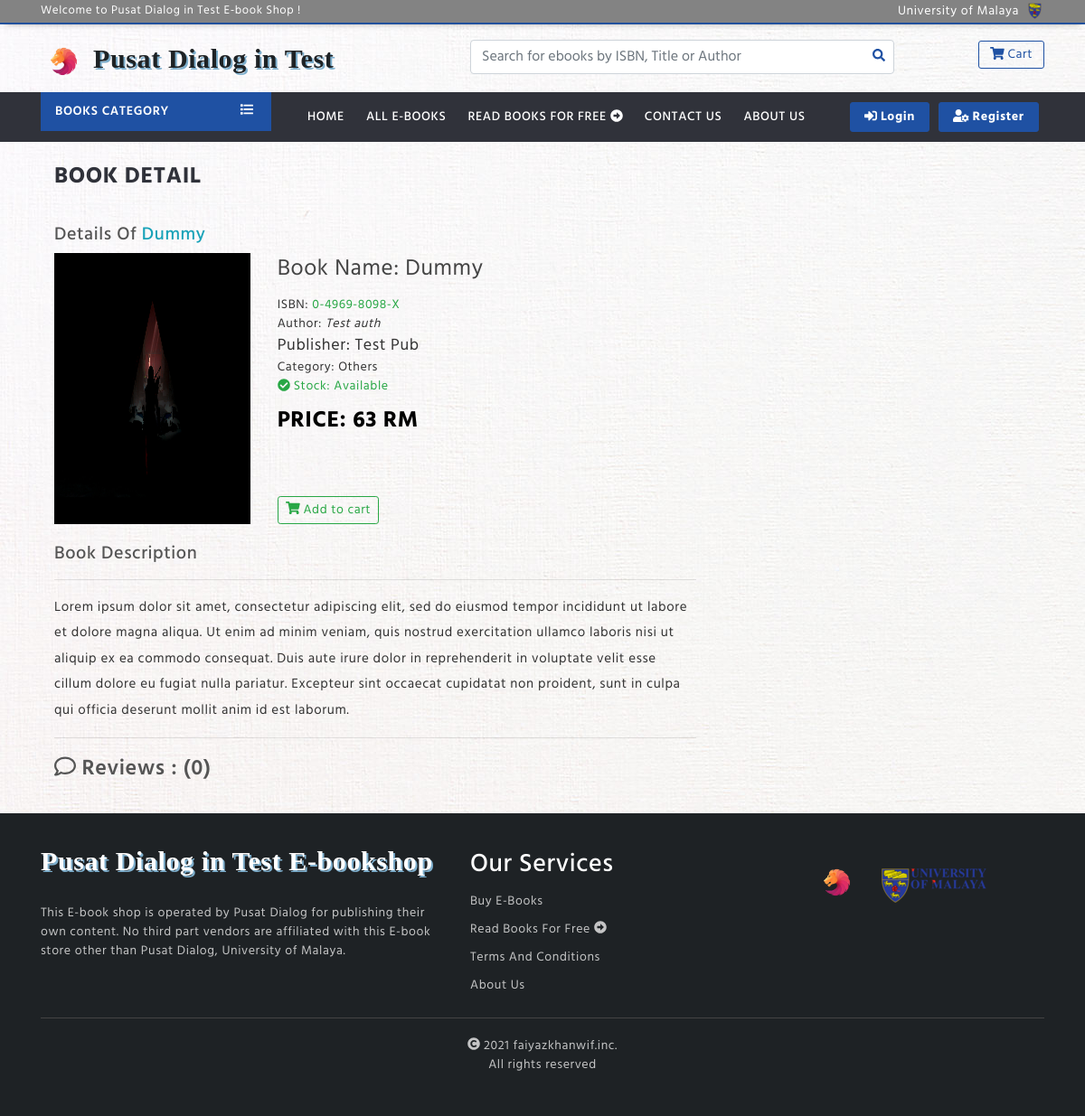
Screenshot of /users/book-view/74 with the database file from the repository.
### tables this page shows
CREATE TABLE `orgnamedb` (
  `orgname` varchar(200) NOT NULL
);

CREATE TABLE `logo` (
  `logoimg` varchar(200) NOT NULL
);

CREATE TABLE `books` (
  `id` int(11) NOT NULL,
  `book_name` varchar(200) NOT NULL,
  `book_isbn` varchar(200) NOT NULL,
  `description` text NOT NULL,
  `author` varchar(200) NOT NULL,
  `publisher` varchar(200) NOT NULL,
  `price` varchar(200) NOT NULL,
  `categoryId` int(11) NOT NULL,
  `book_image` varchar(200) NOT NULL,
  `book_file` varchar(200) NOT NULL,
  `create_date` timestamp NOT NULL DEFAULT current_timestamp()
);

CREATE TABLE `category` (
  `id` int(11) NOT NULL,
  `category` varchar(100) NOT NULL,
  `description` text NOT NULL,
  `tag` varchar(100) NOT NULL
);

CREATE TABLE `footerdb` (
  `footerdsc` text NOT NULL
);

### application/controllers/users.php (called while the page is built, shortened)
<?php
class Users extends CI_Controller {
	public function __construct()
	{
		$this->load->library('cart');
	}
	public function book_view($id)
	{
		$this->load->model('admin_model');
		$view['category'] = $this->admin_model->get_category();
		$this->form_validation->set_rules('review', 'Review', 'trim|required|min_length[1]|strip_tags[review]');
		if($this->form_validation->run() == FALSE)
		{
			$this->load->model('admin_model');
			$view['book_detail'] = $this->admin_model->get_book_detail($id);
			$this->load->model('user_model');
			$view['reviews'] = $this->user_model->get_reviews();
			$view['user_details'] = $this->user_model->get_user_details($this->session->userdata('id'));
			if($this->admin_model->get_book_detail($id))
			{
				$this->load->model('user_model');
				$view['logos'] = $this->user_model->logo_generate();
				$this->load->model('user_model');
				$view['dscs'] = $this->user_model->ft_generate();
				$this->load->model('user_model');
				$view['names'] = $this->user_model->name_generate();
				$view['user_view'] = "users/book_detail";
				$this->load->view('layouts/user_layout', $view);
			}
		}
	}
}

### index.php (called while the page is built, shortened)
<?php
require_once BASEPATH.'core/CodeIgniter.php';

### application/models/user_model.php (called while the page is built, shortened)
<?php
class user_model extends CI_Model
{
public function get_reviews()
{
	$this->db->select('*');
	$this->db->from('users');
	$this->db->join('reviews', 'reviews.userId = users.id');
	$this->db->where('reviews.bookId', $this->uri->segment(3));
	$this->db->order_by('reviews.id', 'DESC');
	$query = $this->db->get();
	return $query->result();
}
public function get_user_details($id)
{
	$this->db->where('id', $id);
	$query = $this->db->get('users');
	return $query->row();
}
public function logo_generate()
{
	$query = $this->db->get('logo');
	return $query->result();
}
public function name_generate()
{
	$query = $this->db->get('orgnamedb');
	return $query->result();
}
public function ft_generate()
{
	$query = $this->db->get('footerdb');
	return $query->result();
}
}
?>

### application/models/admin_model.php (called while the page is built, shortened)
<?php
class admin_model extends CI_Model
{
	public function get_book_detail($id)
	{
		$this->db->select('books.*, category.category');
		$this->db->from('books');
		$this->db->join('category', 'books.categoryId = category.id');
		$this->db->where('books.id', $id);
		$query = $this->db->get();
		return $query->row();
	}
}

### application/views/temp/menu.php (the view, shortened to what this page needs)
<div class="menu-area">
    <div class="container">
        <div class="main-menu">
            <div class="row">
                <div class="col-lg-3 col-md-4">
                    <div class="dropdown show onclick-ctg">
                      <a class="ctg-btn" href="#" role="button" data-toggle="dropdown" aria-haspopup="true">
                        Books Category <span id="m-list"><i class="fas fa-list"></i></span>
                    </a>
                </div>
            </div>
            <div class="col-lg-9 col-md-8">
                <div class="menu">
                    <ul id="nav">
                        <li><a href="<?= base_url()?>home">Home</a></li>
                        <li><a href="<?= base_url()?>users/all-books">All E-Books</a></li>
                        <li><a href="<?= base_url()?>users/showpromempromo">Read Books for Free <i class="fas fa-arrow-alt-circle-right"></i></a></li>
                        <li><a href = "#" data-toggle="modal" data-target="#exampleModal">Contact Us</a></li>
                        <li><a href = "#" data-toggle="modal" data-target="#aboutModal">About Us</a></li>
                        <?php if($this->session->userdata('logged_in') == FALSE):
                            ?>
                            <a href="<?= base_url()?>users/login" class="btn-primary btn-log"><i class="fas fa-sign-in-alt"></i> Login</a>
                            <a href="<?= base_url()?>users/registration" class="btn-primary btn-log"><i class="fas fa-user-cog"></i> Register</a>
                    <?php endif; ?>
                </ul>
            </div>
        </div>
    </div>
</div>
</div>
</div>

### application/views/layouts/user_layout.php (shortened to what this page needs)
<!DOCTYPE html>
<html lang="en">
<head>
    <link rel="stylesheet" type="text/css" href="<?= base_url('tool/css/bootstrap.min.css'); ?>">
    <link rel="stylesheet" type="text/css" href="<?= base_url('tool/css/all.css'); ?>">
    <link rel="stylesheet" href="https://cdnjs.cloudflare.com/ajax/libs/animate.css/4.0.0/animate.min.css">
    <link rel="stylesheet" type="text/css" href="<?= base_url('tool/css/style.css'); ?>">
</head>
<body>
    <div class="header-area">
        <div class="header-top">
            <div class="container">
                <div class="row">
                    <div class="col-md-6">
                        <div class="welcome-tx">Welcome to
                            <?php foreach($names as $name): ?>
                                <?php print $name->orgname;?>
                                <?php endforeach; ?> E-book Shop !</div>
                            </div>
                            <div class="col-md-6">
                                <div class="social-icon">
                                    <a style="color: white;" href="https://um.edu.my" title="Universiti Malaya">University of Malaya</i></a>
                                    <a class="umlogo" href="https://um.edu.my/" title="Universiti Malaya"><img src="<?= base_url('tool/img/umsmall.png'); ?>"></i></a>
                                </div>
                            </div>
                        </div>
                    </div>
                </div>
                <div class="header-mid">
                    <div class="container">
                        <div class="row">
                            <div class="col-md-5">
                                <div class="logo">
                                    <?php foreach($logos as $logo):?>
                                        <div class="lname"><a href="<?= base_url() ?>home"><span><?php print '<img src = "'.strip_tags($logo->logoimg).'" alt = "">';?>
                                        <?php foreach($names as $name): ?>
                                            <?php print $name->orgname;?>
                                            <?php endforeach; ?></span> </a></div>
                                        <?php endforeach;?>
                                    </div>
                                </div>
                                <div class="col-md-7">
                                    <div class="row">
                                        <div class="col-md-9 text-center">
                                                  <div class="admin-search">
                                                    <?= form_open('users/search', ['id'=>'user-search'])?>
                                                    <input type="text" name="search_book" class="form-control" placeholder="Search for ebooks by ISBN, Title or Author">
                                                    <button type="submit"><i class="fas fa-search"></i></button>
                                                    <?= form_close()?>
                                                </div>
                                        </div>
                                        <div class="col-md-3">
                                            <div class="ic-cart"><a href="<?= base_url()?>cart"><i class="fas fa-shopping-cart"></i> Cart</a></div>
                                        </div>
                                    </div>
                                </div>
                            </div>
                        </div>
                    </div>
                    <div>
                        <?php $this->load->view('temp/menu'); ?>
                    </div>
                </div>
                <div class="container animate__animated animate__bounceInLeft">
                    <div class="row">
                        <div class="col-lg-12 col-md-12 col-sm-12" style="min-height: 500px">
                            <?php $this->load->view($user_view); ?>
                        </div>
                    </div>
                </div>
                <div>
                    <?php $this->load->view('temp/footer'); ?>

### application/views/users/book_detail.php (shortened to what this page needs)
<br>
<div class="container">
	<div class="row">
		<div class="col-lg-8 col-md-9 col-sm-12" id="book-detail">
			<div id="table-header">Book Detail</div><br>
			<div><h5>Details of <span class="text-info"><?= strip_tags($book_detail->book_name)?></span></h5></div>
			<div class="row">
				<div class="col-lg-4 col-md-5 col-sm-6" id="book-img"><?php print '<img src = "'.strip_tags($book_detail->book_image).'" alt = "">';?></div>
				<div class="col-lg-8 col-md-7 col-sm-6">
					<div class="book-info">
						<div>Book Name: <?= strip_tags($book_detail->book_name)?></div>
						<div>ISBN: <span class="text-success"><?= strip_tags($book_detail->book_isbn)?></span></div>
						<div>Author: <i><?= strip_tags($book_detail->author)?></i></div>
						<div>Publisher: <?= strip_tags($book_detail->publisher)?></div>
						<div>Category: <?= strip_tags($book_detail->category)?></div>
						<div class="text-success"><i class="fas fa-check-circle"></i> Stock: Available</div>
						<div>Price: <?= strip_tags($book_detail->price)?> RM</div>
					</div>
					<br>
					<br>
					<br>
					<div class="row">
						<div class="col">
							<?php print '<a href="'.base_url().'cart/add_to_cart/'.$book_detail->id.'" class="btn btn-outline-success btn-sm"><i class="fas fa-shopping-cart"></i> Add to cart</a>'; ?>
						</div>
						<div class="col">
						</div>
						<div class="col">
						</div>
						<div class="col">
						</div>
					</div>
				</div>
			</div>
			<br><div class="book-description"><h5>Book description</h5><hr><p><?= nl2br(htmlentities($book_detail->description)) ?></p></div>
			<hr>
		</div>
		<div class="col-lg-4 col-md-3">
		</div>
	</div>
	<div class="row">
		<div class="col-lg-12 col-md-12 col-sm-12">
		</div>
	</div>
</div>

### application/views/temp/footer.php (shortened to what this page needs)
<div class="footer-area-home">
    <div class="container">
        <div class="row">
            <div class="col-md-5">
                <div class="widget">
                    <div class="brand-name">
                        <div class="logo">
                                <div class="lname"><a href="<?= base_url() ?>home"><span>
                                <?php foreach($names as $name): ?>
                                    <?php print $name->orgname;?>
                                    <?php endforeach; ?> E-bookshop</span> </a></div>
                            </div>
                            <p><?php foreach($dscs as $dsc): ?>
                                    <?php print $dsc->footerdsc;?>
                                    <?php endforeach; ?></p>
                        </div>
                    </div>
                </div>
                <div class="col-md-4">
                    <div class="widget">
                        <h3>Our Services</h3>
                        <ul>
                            <li><a href="<?= base_url('users/all_books')?>">Buy E-Books</a></li>
                            <li><a href="<?= base_url()?>users/showpromempromo">Read Books for Free <i class="fas fa-arrow-alt-circle-right"></i></a></li>
                            <li><a href="<?= base_url('users/terms')?>">Terms and conditions</a></li>
                            <li><a href="#" data-toggle="modal" data-target="#aboutModal">About Us</a></li>
                        </ul>
                    </div>
                </div>
                <div class="col-md-3">
                    <div class="widget">
                        <div class="brand-name">
                            <div class="logo">
                                <?php foreach($logos as $logo):?>
                                <span class="lname">
                                    <span><a href="https://dialogue.um.edu.my"><?php print '<img src = "'.strip_tags($logo->logoimg).'" alt = "">';?> </a></span>
                                </span>
                                <?php endforeach;?>
                                <span><a href="https://um.edu.my"><img src="<?= base_url('tool/img/umbig.png'); ?>"></a></span>
                            </div>
                        </div>
                    </div>
                </div>
            </div>
            <div class="copy-right">
                <p><i class="fas fa-copyright"></i> 2021 faiyazkhanwif.inc. <br>All rights reserved</p>
            </div>
        </div>
    </div>
</body>
</html>

### rows the page displays
orgnamedb: orgname "Pusat Dialog in Test"
logo: logoimg (picture)
books: book_name "Dummy", book_image (picture), book_isbn "0-4969-8098-X", author "Test auth", publisher "Test Pub", categoryId.category "Others", price "63", description "Lorem ipsum dolor sit amet, consectetur adipiscing elit, sed do eiusmod tempor incididunt ut labore et dolore magna aliqua. Ut enim ad minim veniam, quis nostrud exercitation ullamco laboris nisi ut aliquip ex ea commodo consequat. Duis aute irure dolor in reprehenderit in voluptate velit esse cillum dolore eu fugiat nulla pariatur. Excepteur sint occaecat cupidatat non proident, sunt in culpa qui officia deserunt mollit anim id est laborum."
footerdb: footerdsc "This E-book shop is operated by Pusat Dialog for publishing their own content. No third part vendors are affiliated with this E-book store other than Pusat Dialog, University of Malaya."

### other values shown
$count_reviews "0"
